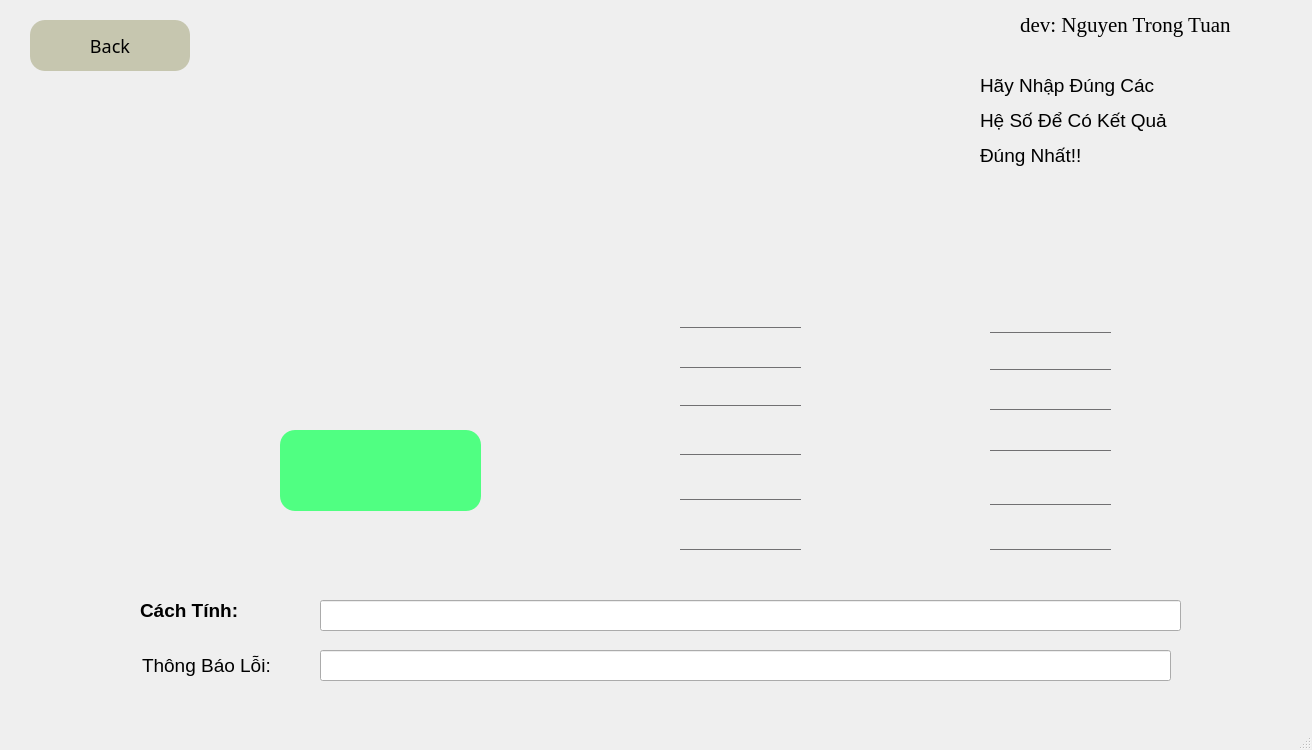
<?xml version="1.0" encoding="UTF-8"?>
<ui version="4.0">
 <class>MainWindow</class>
 <widget class="QMainWindow" name="MainWindow">
  <property name="geometry">
   <rect>
    <x>0</x>
    <y>0</y>
    <width>1312</width>
    <height>750</height>
   </rect>
  </property>
  <property name="windowTitle">
   <string>MainWindow</string>
  </property>
  <property name="styleSheet">
   <string notr="true">#button_back_htl{
font-family:century gothic;
font-size:18px;
background:rgba(170, 170, 131,0.6);
border-radius:15px;}
#button_back_htl:hover{
background-color: rgb(135, 124, 255);}
#button_enter{
background:rgb(80, 255, 130);
border-radius:15px;}
#button_enter:hover{
background-color: rgb(0, 255, 0);}
#inp_a , #inp_b , #inp_c , #inp_bp , #inp_cp , #inp_h , #out_a , #out_b , #out_c , #out_bp , #out_cp , #out_h {
background:transparent;
border:none;
color:rgb(0, 0, 255);
border-bottom:1px solid #717072;
font-size: 17px;
font-weight: 700;}
#inp_a:hover , #inp_b:hover , #inp_c:hover , #inp_bp:hover , #inp_cp:hover , #inp_h:hover , #out_a:hover , #out_b:hover , #out_c:hover , #out_bp:hover , #out_cp:hover , #out_h:hover{border-bottom:1px solid rgb(0, 255, 255);}
#error{font-size: 17px;}
#cg{font-size: 15px;}</string>
  </property>
  <widget class="QWidget" name="centralwidget">
   <widget class="QLabel" name="label">
    <property name="geometry">
     <rect>
      <x>180</x>
      <y>30</y>
      <width>1041</width>
      <height>551</height>
     </rect>
    </property>
    <property name="styleSheet">
     <string notr="true">border-image: url(:/picture/htl_new.jpg)</string>
    </property>
    <property name="text">
     <string/>
    </property>
   </widget>
   <widget class="QLabel" name="label_3">
    <property name="geometry">
     <rect>
      <x>142</x>
      <y>645</y>
      <width>161</width>
      <height>41</height>
     </rect>
    </property>
    <property name="text">
     <string>&lt;html&gt;&lt;head/&gt;&lt;body&gt;&lt;p&gt;&lt;span style=&quot; font-size:14pt;&quot;&gt;Thông Báo Lỗi:&lt;/span&gt;&lt;/p&gt;&lt;/body&gt;&lt;/html&gt;</string>
    </property>
   </widget>
   <widget class="QLineEdit" name="error">
    <property name="geometry">
     <rect>
      <x>320</x>
      <y>650</y>
      <width>851</width>
      <height>31</height>
     </rect>
    </property>
    <property name="text">
     <string/>
    </property>
   </widget>
   <widget class="QLineEdit" name="inp_a">
    <property name="geometry">
     <rect>
      <x>680</x>
      <y>308</y>
      <width>121</width>
      <height>20</height>
     </rect>
    </property>
    <property name="text">
     <string/>
    </property>
   </widget>
   <widget class="QLineEdit" name="inp_b">
    <property name="geometry">
     <rect>
      <x>680</x>
      <y>348</y>
      <width>121</width>
      <height>20</height>
     </rect>
    </property>
   </widget>
   <widget class="QLineEdit" name="inp_c">
    <property name="geometry">
     <rect>
      <x>680</x>
      <y>386</y>
      <width>121</width>
      <height>20</height>
     </rect>
    </property>
    <property name="text">
     <string/>
    </property>
   </widget>
   <widget class="QLineEdit" name="inp_bp">
    <property name="geometry">
     <rect>
      <x>680</x>
      <y>435</y>
      <width>121</width>
      <height>20</height>
     </rect>
    </property>
   </widget>
   <widget class="QLineEdit" name="inp_cp">
    <property name="geometry">
     <rect>
      <x>680</x>
      <y>480</y>
      <width>121</width>
      <height>20</height>
     </rect>
    </property>
   </widget>
   <widget class="QLineEdit" name="inp_h">
    <property name="geometry">
     <rect>
      <x>680</x>
      <y>530</y>
      <width>121</width>
      <height>20</height>
     </rect>
    </property>
   </widget>
   <widget class="QLineEdit" name="out_a">
    <property name="geometry">
     <rect>
      <x>990</x>
      <y>313</y>
      <width>121</width>
      <height>20</height>
     </rect>
    </property>
    <property name="text">
     <string/>
    </property>
   </widget>
   <widget class="QLineEdit" name="out_b">
    <property name="geometry">
     <rect>
      <x>990</x>
      <y>350</y>
      <width>121</width>
      <height>20</height>
     </rect>
    </property>
   </widget>
   <widget class="QLineEdit" name="out_c">
    <property name="geometry">
     <rect>
      <x>990</x>
      <y>390</y>
      <width>121</width>
      <height>20</height>
     </rect>
    </property>
   </widget>
   <widget class="QLineEdit" name="out_bp">
    <property name="geometry">
     <rect>
      <x>990</x>
      <y>431</y>
      <width>121</width>
      <height>20</height>
     </rect>
    </property>
   </widget>
   <widget class="QLineEdit" name="out_cp">
    <property name="geometry">
     <rect>
      <x>990</x>
      <y>485</y>
      <width>121</width>
      <height>20</height>
     </rect>
    </property>
   </widget>
   <widget class="QLineEdit" name="out_h">
    <property name="geometry">
     <rect>
      <x>990</x>
      <y>530</y>
      <width>121</width>
      <height>20</height>
     </rect>
    </property>
   </widget>
   <widget class="QPushButton" name="button_enter">
    <property name="geometry">
     <rect>
      <x>280</x>
      <y>430</y>
      <width>201</width>
      <height>81</height>
     </rect>
    </property>
    <property name="font">
     <font>
      <pointsize>12</pointsize>
     </font>
    </property>
    <property name="text">
     <string/>
    </property>
    <property name="icon">
     <iconset resource="image.qrc">
      <normaloff>:/picture/.icon_enter.png</normaloff>:/picture/.icon_enter.png</iconset>
    </property>
    <property name="iconSize">
     <size>
      <width>60</width>
      <height>60</height>
     </size>
    </property>
   </widget>
   <widget class="QLabel" name="label_4">
    <property name="geometry">
     <rect>
      <x>980</x>
      <y>50</y>
      <width>231</width>
      <height>141</height>
     </rect>
    </property>
    <property name="styleSheet">
     <string notr="true">background:rgba(255, 255, 255, 0)</string>
    </property>
    <property name="text">
     <string>&lt;html&gt;&lt;head/&gt;&lt;body&gt;&lt;p&gt;&lt;span style=&quot; font-size:14pt;&quot;&gt;Hãy Nhập Đúng Các&lt;/span&gt;&lt;/p&gt;&lt;p&gt;&lt;span style=&quot; font-size:14pt;&quot;&gt;Hệ Số Để Có Kết Quả&lt;/span&gt;&lt;/p&gt;&lt;p&gt;&lt;span style=&quot; font-size:14pt;&quot;&gt;Đúng Nhất!!&lt;/span&gt;&lt;/p&gt;&lt;/body&gt;&lt;/html&gt;</string>
    </property>
   </widget>
   <widget class="QPushButton" name="button_back_htl">
    <property name="geometry">
     <rect>
      <x>30</x>
      <y>20</y>
      <width>160</width>
      <height>51</height>
     </rect>
    </property>
    <property name="font">
     <font>
      <family>century gothic</family>
      <pointsize>-1</pointsize>
     </font>
    </property>
    <property name="text">
     <string>Back</string>
    </property>
    <property name="icon">
     <iconset resource="image.qrc">
      <normaloff>:/picture/.icon_back.png</normaloff>:/picture/.icon_back.png</iconset>
    </property>
    <property name="iconSize">
     <size>
      <width>35</width>
      <height>35</height>
     </size>
    </property>
   </widget>
   <widget class="QLineEdit" name="cg">
    <property name="geometry">
     <rect>
      <x>320</x>
      <y>600</y>
      <width>861</width>
      <height>31</height>
     </rect>
    </property>
    <property name="text">
     <string/>
    </property>
   </widget>
   <widget class="QLabel" name="label_5">
    <property name="geometry">
     <rect>
      <x>140</x>
      <y>590</y>
      <width>161</width>
      <height>41</height>
     </rect>
    </property>
    <property name="text">
     <string>&lt;html&gt;&lt;head/&gt;&lt;body&gt;&lt;p&gt;&lt;span style=&quot; font-size:14pt; font-weight:600;&quot;&gt;Cách Tính:&lt;/span&gt;&lt;/p&gt;&lt;/body&gt;&lt;/html&gt;</string>
    </property>
   </widget>
   <widget class="QLabel" name="label_12">
    <property name="geometry">
     <rect>
      <x>1020</x>
      <y>10</y>
      <width>271</width>
      <height>31</height>
     </rect>
    </property>
    <property name="font">
     <font>
      <family>Times New Roman</family>
      <pointsize>14</pointsize>
     </font>
    </property>
    <property name="text">
     <string>&lt;html&gt;&lt;head/&gt;&lt;body&gt;&lt;p&gt;&lt;span style=&quot; font-size:16pt;&quot;&gt;dev: Nguyen Trong Tuan&lt;/span&gt;&lt;/p&gt;&lt;/body&gt;&lt;/html&gt;</string>
    </property>
   </widget>
  </widget>
  <widget class="QMenuBar" name="menubar">
   <property name="geometry">
    <rect>
     <x>0</x>
     <y>0</y>
     <width>1312</width>
     <height>26</height>
    </rect>
   </property>
  </widget>
  <widget class="QStatusBar" name="statusbar"/>
 </widget>
 <resources>
  <include location="image.qrc"/>
  <include location="image.qrc"/>
 </resources>
 <connections/>
</ui>
